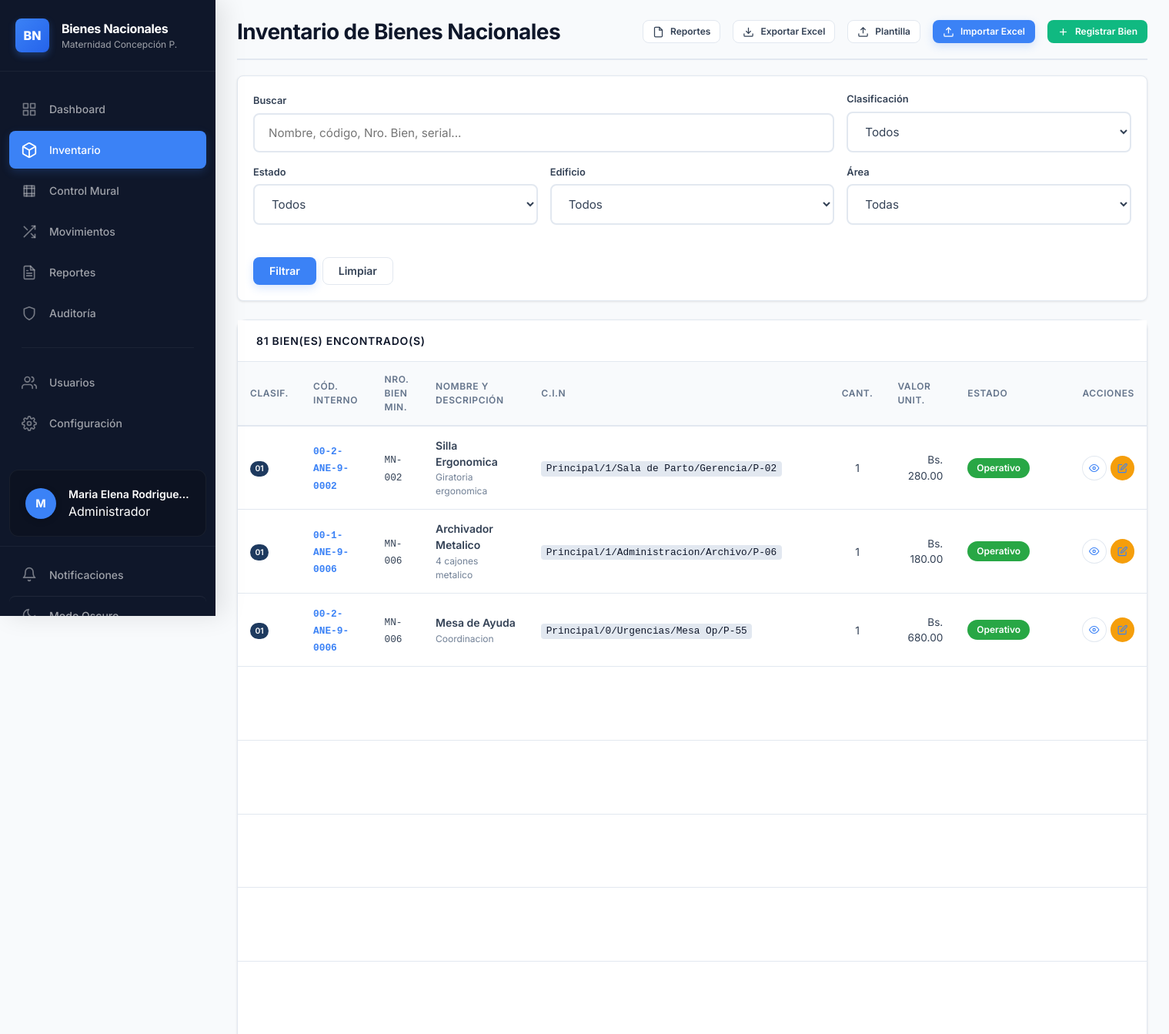
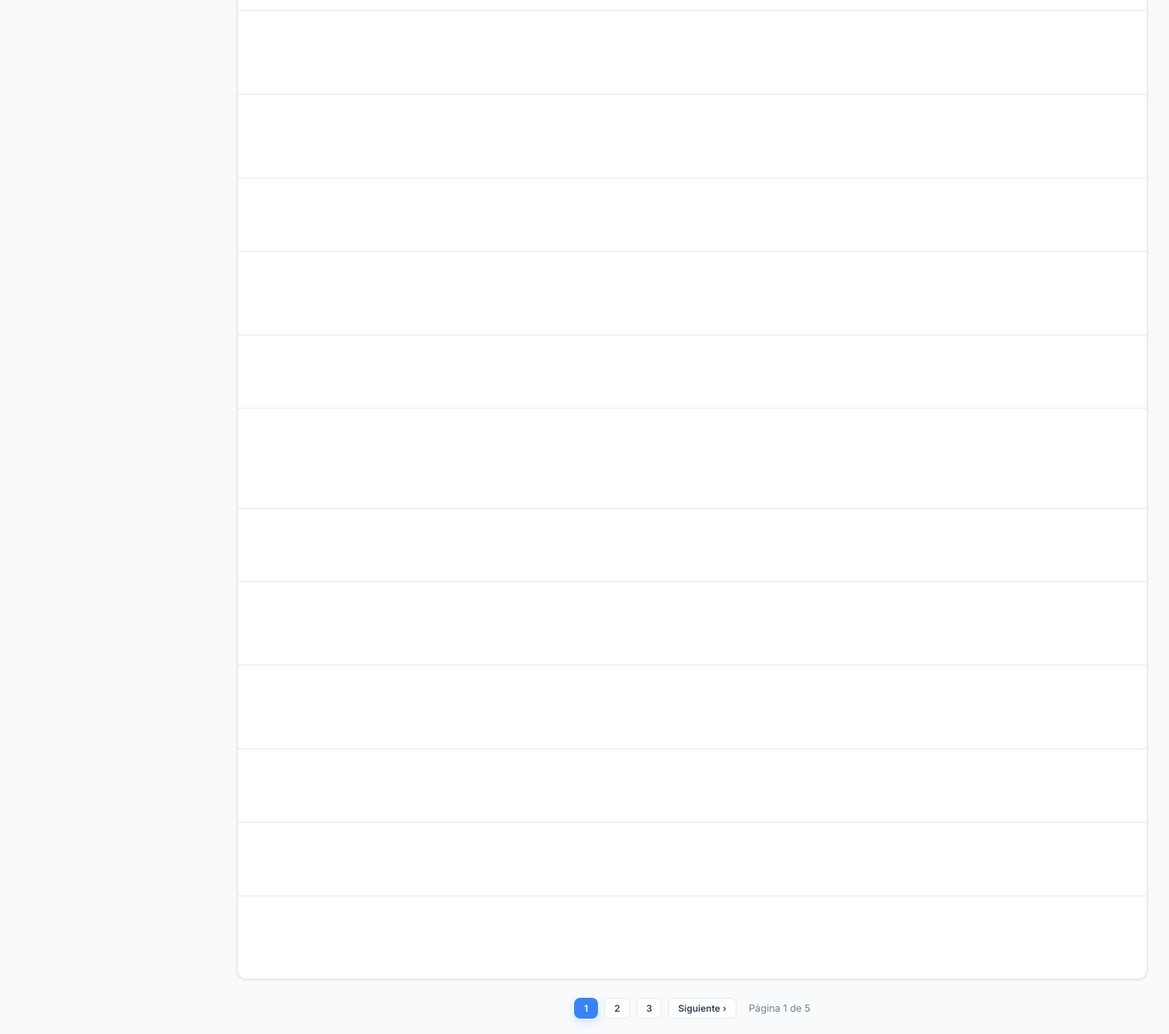
/public/bienes (signed in), run on the app's committed database (2 pictures, top to bottom).
### tables this page shows
CREATE TABLE `bienes` (
  `id_bien` int(11) NOT NULL,
  `codigo_sudebip` varchar(50) NOT NULL,
  `codigo_interno` varchar(50) DEFAULT NULL,
  `codigo_ministerio` varchar(50) DEFAULT NULL,
  `nro_bien_ministerio` varchar(30) DEFAULT NULL,
  `es_sn` tinyint(1) NOT NULL DEFAULT 0,
  `nombre` varchar(255) NOT NULL,
  `descripcion` text DEFAULT NULL,
  `serial` varchar(100) DEFAULT NULL,
  `marca` varchar(100) DEFAULT NULL,
  `modelo` varchar(100) DEFAULT NULL,
  `color` varchar(50) DEFAULT NULL,
  `anio_fabricacion` smallint(6) DEFAULT NULL,
  `cantidad` smallint(6) NOT NULL DEFAULT 1,
  `condicion_inicial` enum('Nuevo','Bueno','Regular','Malo') DEFAULT NULL,
  `id_estado` int(11) NOT NULL DEFAULT 1,
  `id_tipo` int(11) DEFAULT NULL,
  `id_area` int(11) DEFAULT NULL,
  `responsable_id` int(11) DEFAULT NULL,
  `responsable_nombre` varchar(255) DEFAULT NULL,
  `responsable_cedula` varchar(20) DEFAULT NULL,
  `responsable_foto_path` varchar(500) DEFAULT NULL,
  `cin_edificio` varchar(50) DEFAULT NULL,
  `cin_piso` varchar(10) DEFAULT NULL,
  `cin_departamento` varchar(100) DEFAULT NULL,
  `cin_oficina` varchar(100) DEFAULT NULL,
  `cin_posicion` varchar(20) DEFAULT NULL,
  `numero_factura` varchar(50) DEFAULT NULL,
  `fecha_adquisicion` date DEFAULT NULL,
  `valor_inicial` decimal(15,2) DEFAULT NULL,
  `valor_residual` decimal(15,2) NOT NULL DEFAULT 0.00,
  `vida_util_anos` tinyint(4) NOT NULL DEFAULT 10,
  `observaciones` text DEFAULT NULL,
  `imagen_path` varchar(500) DEFAULT NULL,
  `created_at` timestamp NOT NULL DEFAULT current_timestamp(),
  `updated_at` timestamp NOT NULL DEFAULT current_timestamp() ON UPDATE current_timestamp()
);

CREATE TABLE `tipos_bien` (
  `id_tipo` int(11) NOT NULL,
  `codigo` varchar(10) NOT NULL,
  `nombre` varchar(100) NOT NULL,
  `descripcion` text DEFAULT NULL,
  `vida_util_anos` tinyint(4) NOT NULL DEFAULT 10,
  `categoria` varchar(50) DEFAULT NULL,
  `activo` tinyint(1) NOT NULL DEFAULT 1,
  `created_at` timestamp NOT NULL DEFAULT current_timestamp()
);

CREATE TABLE `estados` (
  `id_estado` int(11) NOT NULL,
  `nombre` varchar(50) NOT NULL,
  `descripcion` text DEFAULT NULL,
  `color` varchar(7) DEFAULT NULL COMMENT 'Color HEX para la UI',
  `es_baja` tinyint(1) NOT NULL DEFAULT 0,
  `created_at` timestamp NOT NULL DEFAULT current_timestamp()
);

### app/views/bien/index.php (the view, shortened to what the rows shown need)
<main class="main-content">
    <div class="page-header">
        <h1>Inventario de Bienes Nacionales</h1>
    </div>
    <div class="card" style="margin-top:1.5rem;">
        <div class="table-wrapper">
            <table class="data-table">
                <thead>
                    <tr>
                        <th>Clasif.</th>
                        <th>Cód. Interno</th>
                        <th>Nro. Bien Min.</th>
                        <th>Nombre y Descripción</th>
                        <th>C.I.N</th>
                        <th>Cant.</th>
                        <th>Valor Unit.</th>
                        <th>Estado</th>
                        <th>Acciones</th>
                    </tr>
                </thead>
                <tbody>
                <?php if (empty($bienes)): ?>
                    <tr class="empty-row"><td colspan="9">No se encontraron bienes</td></tr>
                <?php else: foreach ($bienes as $b): ?>
                    <tr>
                        <td>
                            <span class="badge badge-sm" style="background:#1e3a5f" title="<?= htmlspecialchars($b['tipo_nombre'] ?? '') ?>">
                                <?= htmlspecialchars($b['tipo_codigo'] ?? '—') ?>
                            </span>
                        </td>
                        <td><span class="codigo-interno"><?= htmlspecialchars($b['codigo_interno'] ?? '') ?></span></td>
                        <td>
                            <?php if ($b['es_sn']): ?>
                                <em style="color:#a0aec0;font-size:.8rem">S/N</em>
                            <?php else: ?>
                                <code style="font-size:.8rem"><?= htmlspecialchars($b['nro_bien_ministerio'] ?? '') ?></code>
                            <?php endif; ?>
                        </td>
                        <td>
                            <div style="font-weight:600;font-size:.875rem"><?= htmlspecialchars($b['nombre']) ?></div>
                            <?php if (!empty($b['descripcion'])): ?>
                            <div style="font-size:.75rem;color:#718096;margin-top:.1rem">
                                <?= htmlspecialchars(mb_substr($b['descripcion'], 0, 60)) ?><?= mb_strlen($b['descripcion']) > 60 ? '…' : '' ?>
                            </div>
                            <?php endif; ?>
                        </td>
                        <td>
                            <?php if (!empty($b['cin_completo'])): ?>
                                <span class="cin-code" title="Edificio/Piso/Depto/Oficina/Pos">
                                    <?= htmlspecialchars($b['cin_completo']) ?>
                                </span>
                            <?php else: ?>
                                <span style="color:#a0aec0;font-size:.8rem">—</span>
                            <?php endif; ?>
                        </td>
                        <td style="text-align:center"><?= (int)($b['cantidad'] ?? 1) ?></td>
                        <td style="text-align:right;font-size:.85rem">
                            <?= $b['valor_inicial'] > 0 ? 'Bs. ' . number_format($b['valor_inicial'], 2) : '<span style="color:#a0aec0">—</span>' ?>
                        </td>
                        <td>
                            <span class="badge" style="background:<?= htmlspecialchars($b['estado_color']) ?>">
                                <?= htmlspecialchars($b['estado_nombre']) ?>
                            </span>
                        </td>
                        <td>
                            <div style="display:flex;gap:.3rem">
                                <a href="<?= $base_url ?>/bienes/<?= $b['id_bien'] ?>"
                                class="btn btn-sm btn-secondary btn-icon" title="Ver detalle">
                                    <svg width="14" height="14" viewBox="0 0 24 24" fill="none" stroke="currentColor" stroke-width="2">
                                        <path d="M1 12s4-8 11-8 11 8 11 8-4 8-11 8-11-8-11-8z"/><circle cx="12" cy="12" r="3"/>
                                    </svg>
                                </a>
                                <?php
                                $rol = $_SESSION['rol'] ?? '';
                                if (in_array($rol, ['administrador','gerencia_bn','controlador_inventario'])):
                                ?>
                                <a href="<?= $base_url ?>/bienes/<?= $b['id_bien'] ?>/editar"
                                class="btn btn-sm btn-warning btn-icon" title="Editar">
                                    <svg width="14" height="14" viewBox="0 0 24 24" fill="none" stroke="currentColor" stroke-width="2">
                                        <path d="M11 4H4a2 2 0 0 0-2 2v14a2 2 0 0 0 2 2h14a2 2 0 0 0 2-2v-7"/>
                                        <path d="M18.5 2.5a2.121 2.121 0 0 1 3 3L12 15l-4 1 1-4 9.5-9.5z"/>
                                    </svg>
                                </a>
                                <?php endif; ?>
                            </div>
                        </td>
                    </tr>
                <?php endforeach; endif; ?>
                </tbody>
            </table>
        </div>
    </div>
</main>

### data on the page
bienes: id_tipo.codigo "01", codigo_interno "00-2-ANE-9-0002", nro_bien_ministerio "MN-002", nombre "Silla Ergonomica", descripcion "Giratoria ergonomica", cin_completo "Principal/1/Sala de Parto/Gerencia/P-02", cantidad "1", valor_inicial "280.00", id_estado.nombre "Operativo"
bienes: id_tipo.codigo "01", codigo_interno "00-1-ANE-9-0006", nro_bien_ministerio "MN-006", nombre "Archivador Metalico", descripcion "4 cajones metalico", cin_completo "Principal/1/Administracion/Archivo/P-06", cantidad "1", valor_inicial "180.00", id_estado.nombre "Operativo"
bienes: id_tipo.codigo "01", codigo_interno "00-2-ANE-9-0006", nro_bien_ministerio "MN-006", nombre "Mesa de Ayuda", descripcion "Coordinacion", cin_completo "Principal/0/Urgencias/Mesa Op/P-55", cantidad "1", valor_inicial "680.00", id_estado.nombre "Operativo"

### other printed values
$inicial "M"
$_SESSION['nombre'] "Maria Elena Rodrigue…"
$rolLabel "Administrador"
$total "81"
$page "1"
$totalPages "5"
